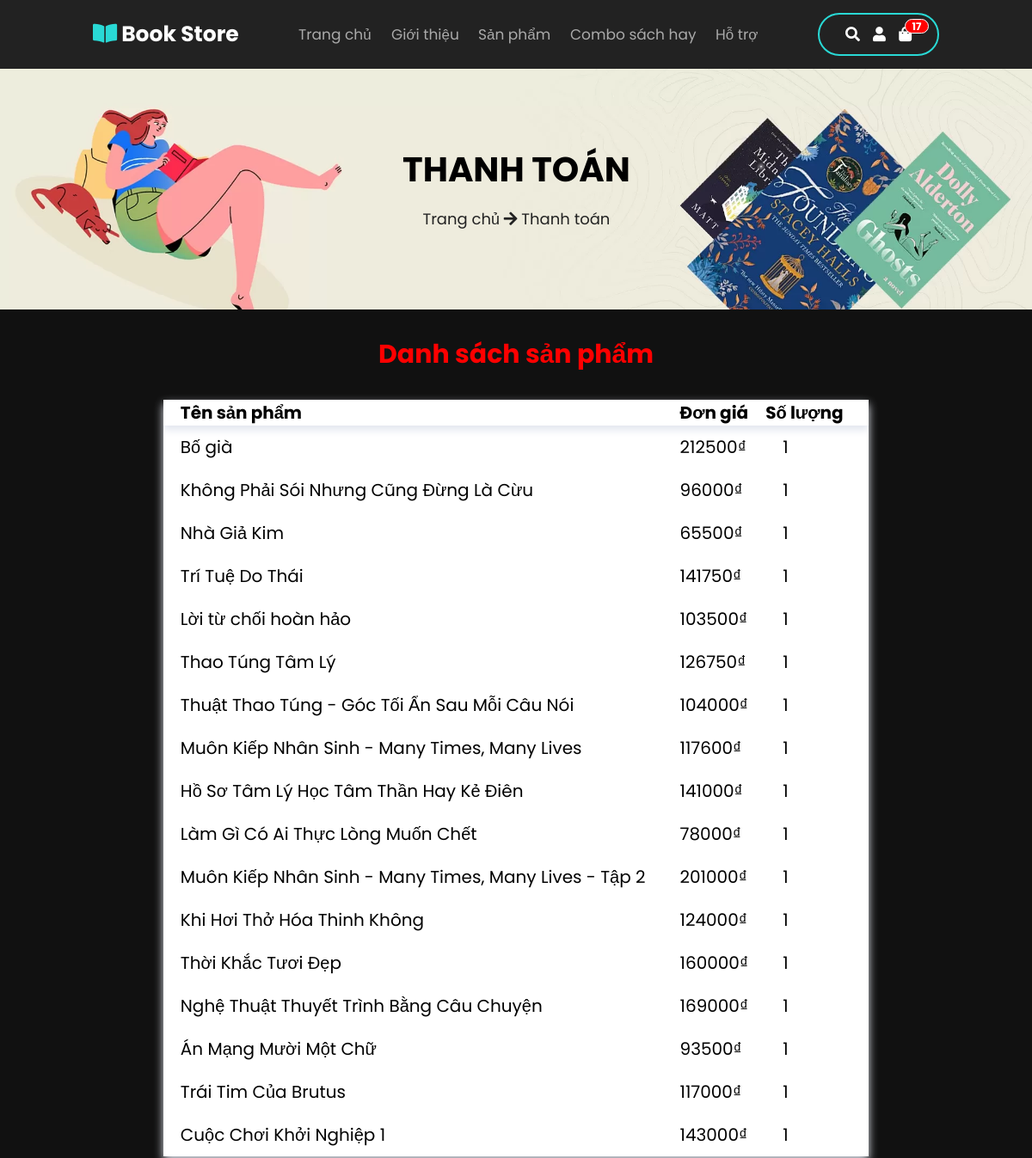
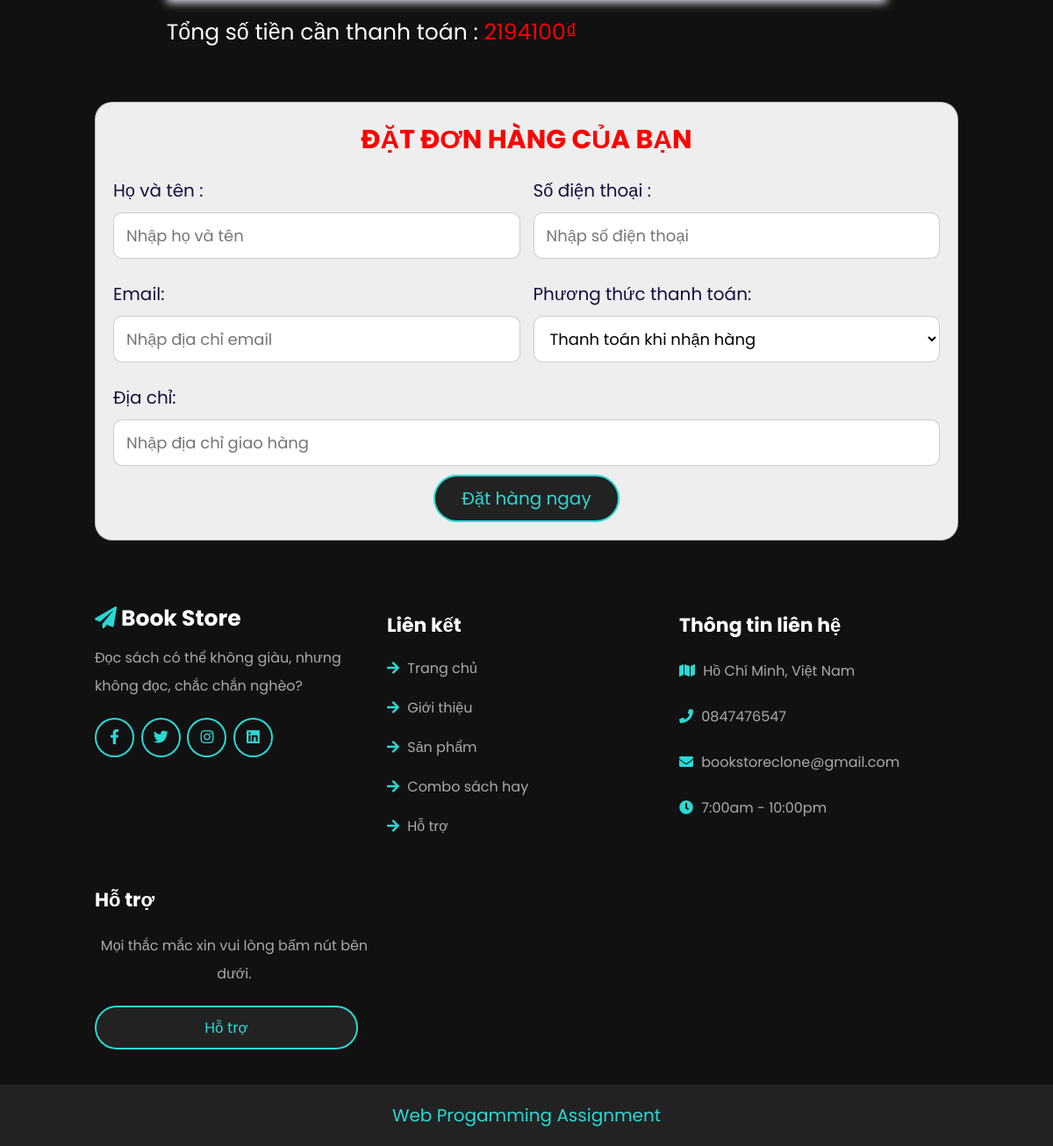
The app's page /app/View/checkout.php (signed in) with its own data (2 pictures, top to bottom).
### tables this page shows
CREATE TABLE `cart` (
  `id` int(100) NOT NULL,
  `user_id` varchar(10) NOT NULL,
  `product_name` varchar(100) NOT NULL,
  `price` int(100) NOT NULL,
  `quantity` int(100) NOT NULL,
  `image` varchar(200) NOT NULL
);

### app/View/checkout.php (the view, shortened to what this page needs)
<?php
include '../../config/config.php';
?>
<!DOCTYPE html>
<html lang="en">
<head>
    <link rel="stylesheet" href="https://cdnjs.cloudflare.com/ajax/libs/font-awesome/5.15.4/css/all.min.css">
    <link rel="stylesheet" href="../../public/css/style.css">
    <link rel="stylesheet" href="https://cdnjs.cloudflare.com/ajax/libs/aos/2.3.4/aos.css">
</head>
<body>
    <?php include 'header.php'; ?>
    <div class="cart_banner">
        <div class="banner">
            <div class="content" data-aos="zoom-in-up" data-aos-delay="300">
                <h3>THANH TOÁN</h3>
                <p><a href="./home.php">Trang chủ </a>
                    <i class="fas fa-arrow-right"></i>
                    Thanh toán
                </p>
            </div>
        </div>
    </div>
    <section class="listcart" id="listcart" data-aos="zoom-in-up" data-aos-delay="600">
        <h1>Danh sách sản phẩm</h1>
        <table>
            <thead>
                <tr>
                    <th style="padding-left:2rem;">Tên sản phẩm</th>
                    <th style="padding-left:2rem;">Đơn giá</th>
                    <th style="width: 12rem;">Số lượng</th>
                </tr>
            </thead>
            <tbody>
                <?php
                $grand_total = 0;
                $user_id = $_COOKIE['user_id'];
                $select_cart = mysqli_query($conn, "SELECT * FROM `cart` WHERE user_id = '$user_id'") or die('query failed');
                if (mysqli_num_rows($select_cart) > 0) {
                    while ($fetch_cart = mysqli_fetch_assoc($select_cart)) {
                        $total_price = ($fetch_cart['price'] * $fetch_cart['quantity']);
                        $grand_total += $total_price;
                        echo "
                    <tr>
                        <td>$fetch_cart[product_name]</td>
                        <td>$fetch_cart[price]<span>₫</span></td>
                        <td>$fetch_cart[quantity]</td>
                    </tr>
                ";
                ?>
                <?php }
                }
                ?>
            </tbody>
        </table>
        <div class="grand-total"> Tổng số tiền cần thanh toán : <span>
                <?php echo $grand_total; ?>₫
            </span> </div>
    </section>
    <section class="checkout" data-aos="zoom-in-up" data-aos-delay="300">
        <form action="../Controllers/orderController.php" method="post">
            <h3>Đặt đơn hàng của bạn</h3>
            <div class="flex">
                <div class="inputBox">
                    <span>Họ và tên :</span>
                    <input type="text" name="name" required placeholder="Nhập họ và tên">
                </div>
                <div class="inputBox">
                    <span>Số điện thoại :</span>
                    <input type="number" name="number" required placeholder="Nhập số điện thoại">
                </div>
                <div class="inputBox">
                    <span>Email:</span>
                    <input type="email" name="email" required placeholder="Nhập địa chỉ email">
                </div>
                <div class="inputBox">
                    <span>Phương thức thanh toán:</span>
                    <select name="method">
                        <option value="Thanh toán khi nhận hàng">Thanh toán khi nhận hàng</option>
                    </select>
                </div>
                <div class="inputBox">
                    <span>Địa chỉ:</span>
                    <input type="text" name="address" required placeholder="Nhập địa chỉ giao hàng">
                </div>
            </div>
            <input type="submit" value="Đặt hàng ngay" class="btn" name="order_btn">
        </form>
    </section>
    <?php include 'footer.php'; ?>
</body>
</html>

### public/css/style.css (style rules this page uses)
:root { --main-color: #16a085; --red: #eb4d4b; --orange: #f39c12; --black: #130f40; --light-color: #999; --light-bg: #eee; --white: #fff; --border: .1rem solid rgba(0, 0, 0, .2); --box-shadow: 0 .5rem 1rem rgba(0, 0, 0, .1); }
* { font-family: 'Poppins', sans-serif; margin: 0; padding: 0; -webkit-box-sizing: border-box; box-sizing: border-box; outline: none; border: none; text-decoration: none; -webkit-transition: all .2s linear; transition: all .2s linear; }
html { font-size: 62.5%; overflow-x: hidden; scroll-behavior: smooth; scroll-padding-top: 9rem; }
body { background: #111; overflow-x: hidden; }
section { padding: 3rem 9%; }
.btn { margin-top: 1rem; display: block; padding: 1rem 3rem; font-size: 1.7rem; color: #29d9d5; border: 0.2rem solid #29d9d5; border-radius: 5rem; cursor: pointer; background: #222; }
.cart_banner { margin-top: 8rem; }
.banner { min-height: 35vh; display: flex; flex-flow: column; align-items: center; justify-content: center; gap: 1rem; background: url(../images/banner.webp) no-repeat; background-size: cover; background-position: center; text-align: center; }
.banner .content h3 { font-size: 4rem; color: black; margin-top: 1rem; }
.banner .content a { text-decoration: none; color: #222; font-size: 1.8rem; }
.banner .content p { max-width: 60rem; margin: 1rem auto; font-size: 1.8rem; color: #222; line-height: 2; }
.listcart { font-family: Mukta, sans-serif; display: grid; justify-content: center; align-items: center; color: black; font-size: 2rem; background-color: 111; }
.listcart h1 { text-align: center; color: red; margin-bottom: 3rem; }
.listcart table { border-collapse: collapse; box-shadow: 0 5px 10px #e1e5ee; background-color: white; text-align: left; overflow: hidden; }
.listcart table thead { box-shadow: 0 5px 10px #e1e5ee; }
.listcart table th { padding: 1rem 2rem; text-transform: uppercase; letter-spacing: 0.1rem; font-size: 0.7rem; font-weight: 900; }
.listcart table td { padding: 1rem 2rem; }
.listcart .grand-total { margin-top: 2rem; font-size: 2.5rem; color: white; }
.listcart .grand-total span { color: red; }
.checkout { background: 111; }
.checkout form { max-width: 1000px; padding: 2rem; margin: 0 auto; border: var(--border); background-color: var(--light-bg); border-radius: 2rem; }
.checkout form h3 { text-align: center; margin-bottom: 2rem; color: red; text-transform: uppercase; font-size: 3rem; }
.checkout form .flex { display: flex; flex-wrap: wrap; gap: 1.5rem; }
.checkout form .flex .inputBox { flex: 1 1 40rem; }
.checkout form .flex span { font-size: 2rem; color: var(--black); }
.checkout form .flex select, .checkout form .flex input { border: var(--border); width: 100%; border-radius: 1rem; width: 100%; background-color: var(--white); padding: 1.2rem 1.4rem; font-size: 1.8rem; margin: 1rem 0; }
.checkout form .btn { width: none; display: block; margin: 0 auto; font-size: 2em; text-align: center; }

### records on screen
cart: product_name "Bố già", price "212500", quantity "1"
cart: product_name "Không Phải Sói Nhưng Cũng Đừng Là Cừu", price "96000", quantity "1"
cart: product_name "Nhà Giả Kim", price "65500", quantity "1"
cart: product_name "Trí Tuệ Do Thái", price "141750", quantity "1"
cart: product_name "Lời từ chối hoàn hảo", price "103500", quantity "1"
cart: product_name "Thao Túng Tâm Lý", price "126750", quantity "1"
cart: product_name "Thuật Thao Túng - Góc Tối Ẩn Sau Mỗi Câu Nói", price "104000", quantity "1"
cart: product_name "Muôn Kiếp Nhân Sinh - Many Times, Many Lives", price "117600", quantity "1"
cart: product_name "Hồ Sơ Tâm Lý Học Tâm Thần Hay Kẻ Điên", price "141000", quantity "1"
cart: product_name "Làm Gì Có Ai Thực Lòng Muốn Chết", price "78000", quantity "1"
cart: product_name "Muôn Kiếp Nhân Sinh - Many Times, Many Lives - Tập 2", price "201000", quantity "1"
cart: product_name "Khi Hơi Thở Hóa Thinh Không", price "124000", quantity "1"
cart: product_name "Thời Khắc Tươi Đẹp", price "160000", quantity "1"
cart: product_name "Nghệ Thuật Thuyết Trình Bằng Câu Chuyện", price "169000", quantity "1"
cart: product_name "Án Mạng Mười Một Chữ", price "93500", quantity "1"
cart: product_name "Trái Tim Của Brutus", price "117000", quantity "1"
cart: product_name "Cuộc Chơi Khởi Nghiệp 1", price "143000", quantity "1"

### other values on screen
$cart_rows_number "17"
$grand_total "2194100"
